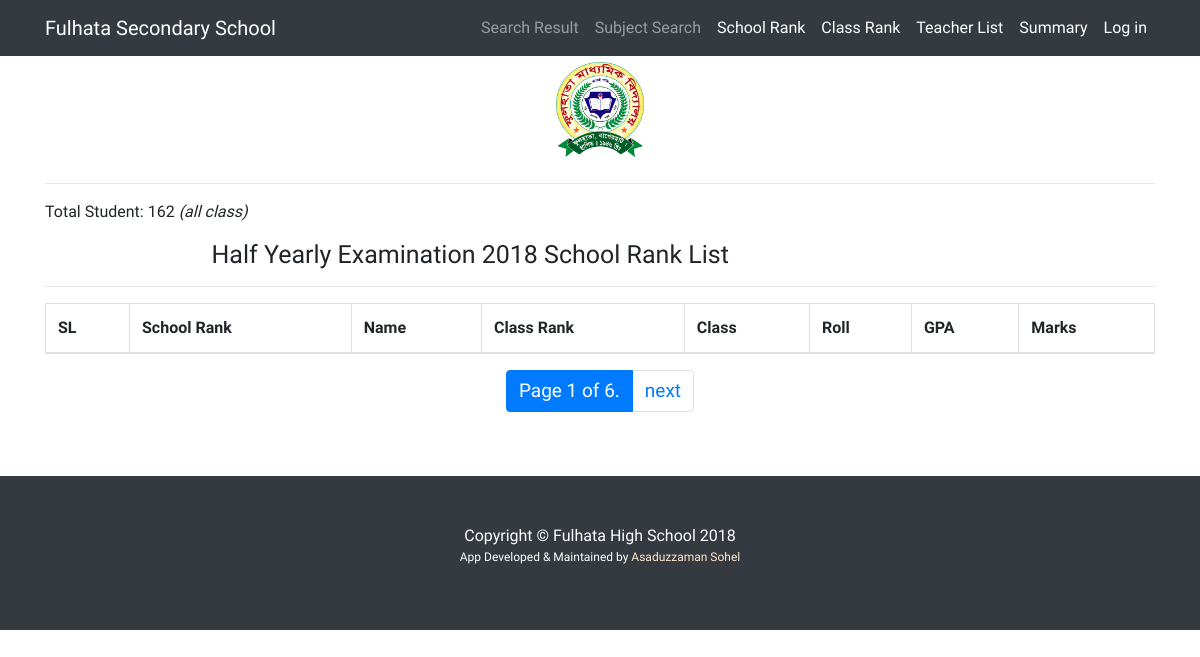
Page /all-school-rank.php/ on the earlier database version.
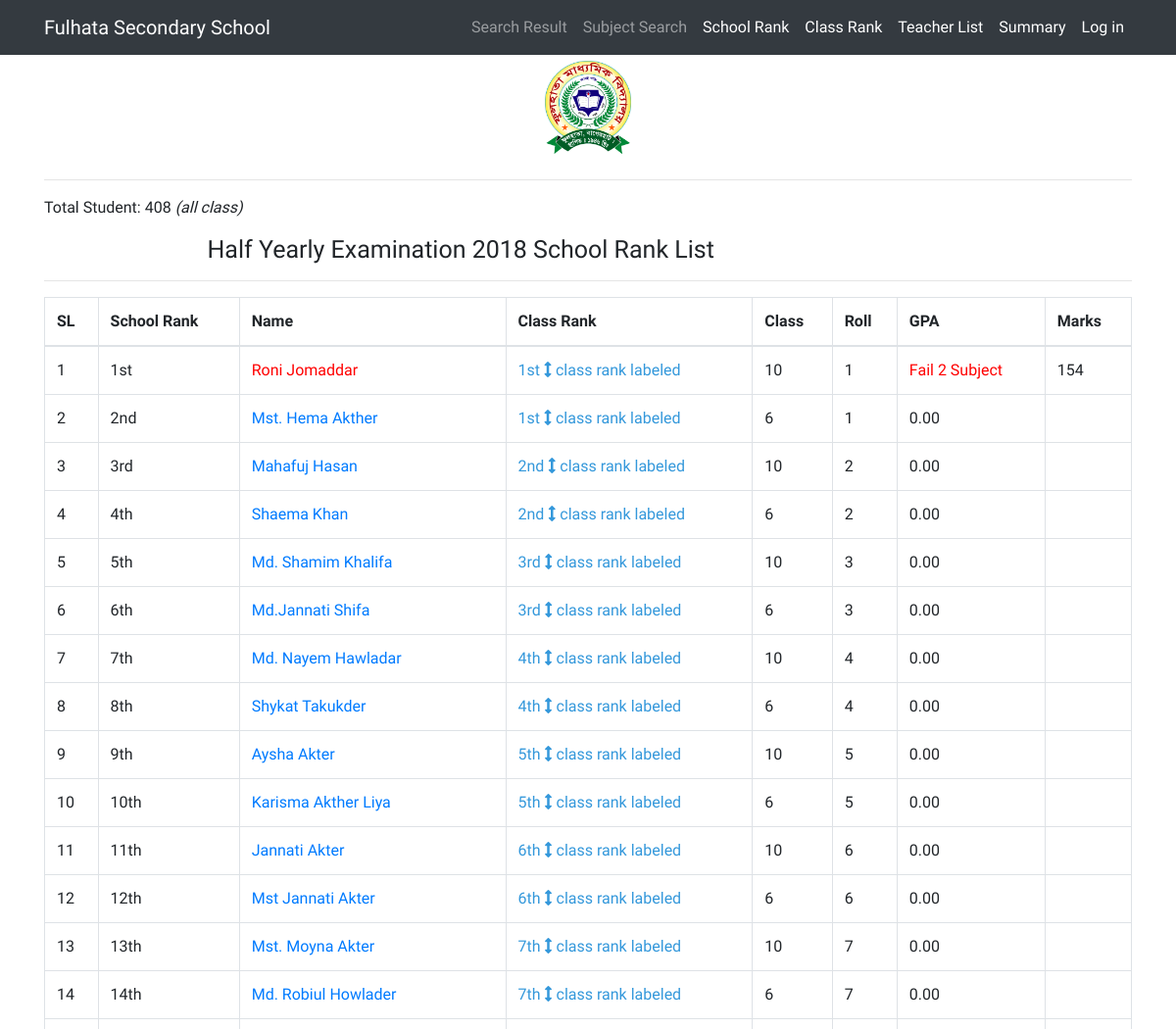
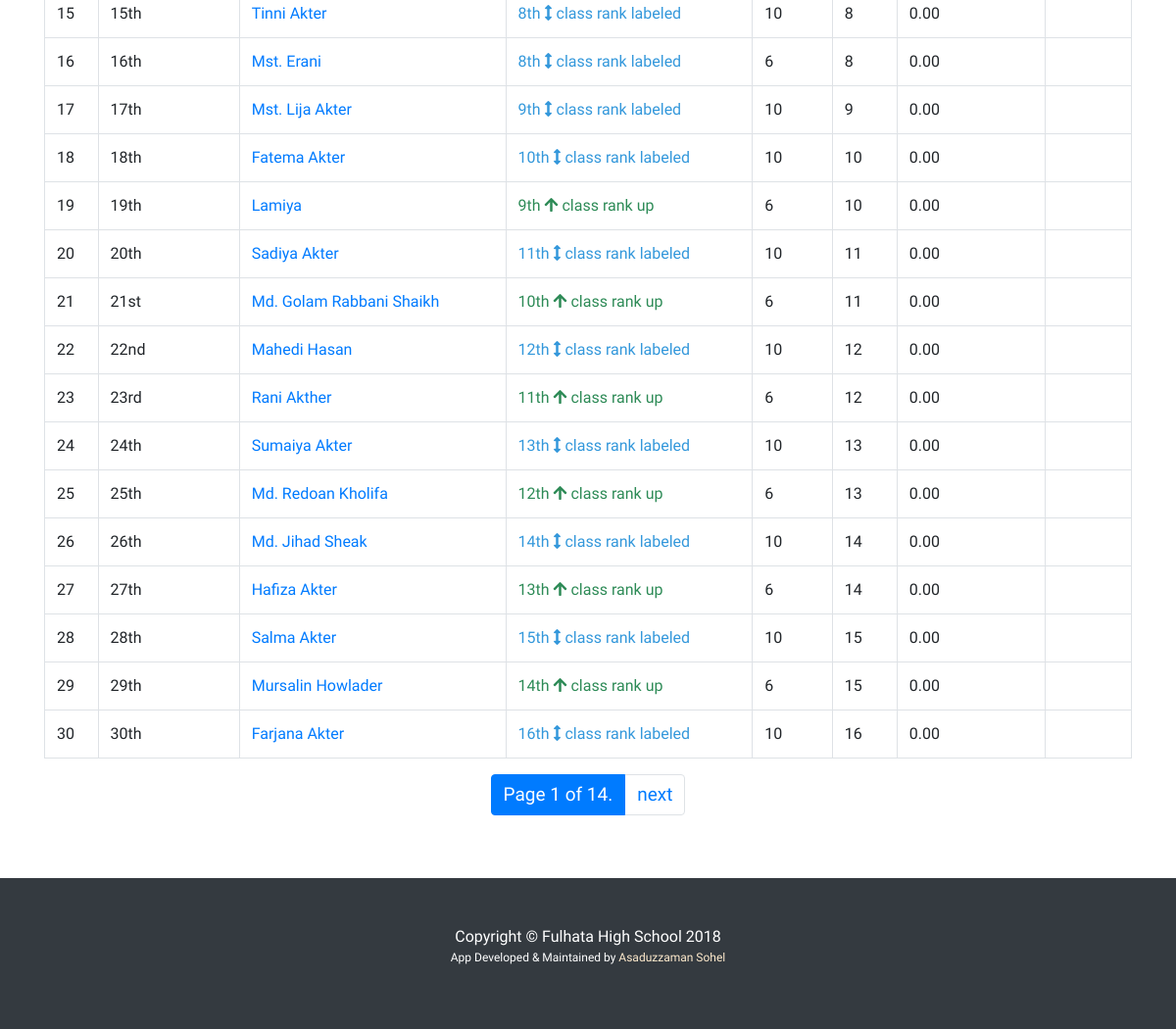
Same page on the later database version (2 pictures, top to bottom).
### results/models.py (models this page shows, shortened)
class Rank(models.Model):
    std = models.ForeignKey(StudentInfo, related_name='std', on_delete=models.CASCADE)
    total_marks = models.DecimalField(
        max_digits=5, decimal_places=2, help_text='Please give proper number', default=0, blank=True, null=True)
    total_gpa = models.DecimalField(
        max_digits=5, decimal_places=2, help_text='Please give proper number', default=0, blank=True, null=True)
    class_rank = models.IntegerField(default=0, blank=True, null=True)
    school_rank=models.IntegerField('All School Rank', default=0, blank=True, null=True)
    class Meta:
            verbose_name = ("Rank")
            verbose_name_plural = ("Rank")
            ordering = ['class_rank']

class StdCommon(models.Model):
    pub_date = models.DateTimeField(auto_now_add=True)
    update_date = models.DateTimeField(auto_now=True)
    class Meta:
        abstract = True

class StudentInfo(StdCommon):
    std_name = models.CharField('Student Name',max_length=100, help_text='Type only student Full Name like as Nazmul Islam or Nazrul Islam', blank=True, null=True)
    std_class = models.CharField('Student Class',max_length=2, choices=STD_CLASS, default=10, help_text='Select a class')
    std_roll = models.IntegerField('Roll Number',help_text='Type Student Roll Number (Only Number)')
    std_group=models.CharField('Group', choices=STD_GROUP, max_length=1, default='G')
    std_gender=models.CharField('Gender', max_length=10, choices=STD_GENDER, default='MALE')
    std_total_marks = models.FloatField('Total Marks', default=0, blank=True, null=True)
    std_gpa = models.CharField('GPA', max_length=50,default='F', blank=True, null=True)
    std_grade_point_total_sum=models.FloatField('Total Avg Number per Subject', blank=True, null=True) # toal grade point sum
    std_grade_point_total_subject_avg = models.FloatField(
        'Total GPA', blank=True, null=True) #avg gradepoint
    std_fail_subject=models.IntegerField('Fail Subject', blank=True, null=True)
    school_rank=models.IntegerField('Student Rank in School',default=0, blank=True, null=True)
    class_rank = models.IntegerField(
        'Student Rank in Class', default=0, blank=True, null=True)
    def __str__(self):
        return self.std_name
    class Meta:
            verbose_name = ("Student Detail")
            verbose_name_plural = ("Student Detail's")
            ordering = ['std_roll']

### results/views.py (the view)
# urls.py: path('all-school-rank.php/',RankListView.as_view() , name='rank'),
class RankListView(ListView):
    model=Rank
    template_name="results/rank_list.html"
    paginate_by = 30
    ordering = ['school_rank','class_rank','-std__std_roll']
    def get_context_data(self, **kwargs):
        context = super(RankListView, self).get_context_data(**kwargs)
        context['credit'] = credit
        context['rank_count'] = Rank.objects.all().count()
        return context

### results/templates/results/rank_list.html (shortened to what this page needs)
{% extends "results/base.html" %}
{% block main_content %}
{% load humanize %}
<div class="row">
    <div class="col-md-12 col-sm-12 col-xs-12 mx-auto ">
        <div class="div">
            <p>Total Student: {{rank_count}} <i>(all class)</i></p>
<h2 class="mx-auto" style="width:70%;font-size:25px">Half Yearly Examination 2018 School Rank List</h2>
            <hr>
            <table class="table table-hover table-bordered">
                <thead>
                    <tr>
                        <th>SL</th>
                        <th>School Rank</th>
                        <th>Name</th>
                        <th>Class Rank</th>
                        <th>Class</th>
                        <th>Roll</th>
                        <th>GPA</th>
                        <th>Marks</th>
                    </tr>
                </thead>
                <tbody>
                    {% for rank in  object_list%}
                        <tr>
                            <td>{{forloop.counter}}</td>
                            <td>{{rank.school_rank |ordinal}}</td>
                            {% if rank.std.std_fail_subject >= 1 %}
                            <td >
                                <a style="color:red" href="{%url 'std_details' rank.std.id%}">{{rank.std}}</a>
                            </td>
                            {% else %}
                            <td>
                                <a href="{%url 'std_details' rank.std.id%}">{{rank.std}}</a>
                            </td>
                            {% endif %}
                            {% if  rank.std.std_roll < rank.class_rank %}
                            <td style="color:red"> {{rank.class_rank|ordinal}}
                                <i class="fas fa-arrow-down"></i> class rank down </td>
                            {% elif rank.std.std_roll > rank.class_rank %}
                            <td style="color:seagreen">
                                {{rank.class_rank|ordinal}}
                                <i class="fas fa-arrow-up"></i> class rank up
                            </td>
                            {% elif rank.std.std_roll == rank.class_rank %}
                            <td style="color:#3498db">
                            {{rank.class_rank |ordinal}}
                            <i class="fas fa-arrows-alt-v"></i> class rank labeled
                            </td>
                            {% endif %}
                            <td>{{rank.std.std_class}}</td>
                            <td>{{rank.std.std_roll}}</td>
                            {% if rank.std.std_fail_subject >= 1 %}
                            <td style="color:red">
                                Fail {{rank.std.std_fail_subject}} Subject
                            </td>
                            {% else %}
                            <td>
                                {{rank.std.std_grade_point_total_subject_avg|floatformat:'2'}}
                            </td>
                            {% endif %}
                            <td>{{rank.std.std_total_marks|floatformat}}</td>
                        </tr>
                     {% endfor %}
                 </tbody>
            </table>
        </div>
    </div>
</div>
{% block pagination %} {% if is_paginated %}
<div class="pagination">
<ul class="pagination mx-auto">
        <li class="page-item active">
<a class="page-link" href="#"> Page {{ page_obj.number }} of {{ page_obj.paginator.num_pages }}.</a>
</li>
        {% if page_obj.has_next %}
        <li class="page-item">
        <a class="page-link" href="{{ request.path }}?page={{ page_obj.next_page_number }}">next</a>
        </li>
        {% endif %}
</ul>
{% endif %} {% endblock %}
{% endblock %}

Differences in the rows shown:
added Rank: school_rank|ordinal "1st", std "Roni Jomaddar", class_rank|ordinal "1st", std.std_class "10", std.std_roll "1", std.std_fail_subject "2", std.std_total_marks "154"
now on this page (row edited): Rank: school_rank|ordinal "2nd", std "Mst. Hema Akther", class_rank|ordinal "1st", std.std_class "6", std.std_roll "1", std.std_grade_point_total_subject_avg "0.00"
added Rank: school_rank|ordinal "3rd", std "Mahafuj Hasan", class_rank|ordinal "2nd", std.std_class "10", std.std_roll "2", std.std_grade_point_total_subject_avg "0.00"
now on this page (row edited): Rank: school_rank|ordinal "4th", std "Shaema Khan", class_rank|ordinal "2nd", std.std_class "6", std.std_roll "2", std.std_grade_point_total_subject_avg "0.00"
added Rank: school_rank|ordinal "5th", std "Md. Shamim Khalifa", class_rank|ordinal "3rd", std.std_class "10", std.std_roll "3", std.std_grade_point_total_subject_avg "0.00"
now on this page (row edited): Rank: school_rank|ordinal "6th", std "Md.Jannati Shifa", class_rank|ordinal "3rd", std.std_class "6", std.std_roll "3", std.std_grade_point_total_subject_avg "0.00"
added Rank: school_rank|ordinal "7th", std "Md. Nayem Hawladar", class_rank|ordinal "4th", std.std_class "10", std.std_roll "4", std.std_grade_point_total_subject_avg "0.00"
now on this page (row edited): Rank: school_rank|ordinal "8th", std "Shykat Takukder", class_rank|ordinal "4th", std.std_class "6", std.std_roll "4", std.std_grade_point_total_subject_avg "0.00"
added Rank: school_rank|ordinal "9th", std "Aysha Akter", class_rank|ordinal "5th", std.std_class "10", std.std_roll "5", std.std_grade_point_total_subject_avg "0.00"
now on this page (row edited): Rank: school_rank|ordinal "10th", std "Karisma Akther Liya", class_rank|ordinal "5th", std.std_class "6", std.std_roll "5", std.std_grade_point_total_subject_avg "0.00"
added Rank: school_rank|ordinal "11th", std "Jannati Akter", class_rank|ordinal "6th", std.std_class "10", std.std_roll "6", std.std_grade_point_total_subject_avg "0.00"
now on this page (row edited): Rank: school_rank|ordinal "12th", std "Mst Jannati Akter", class_rank|ordinal "6th", std.std_class "6", std.std_roll "6", std.std_grade_point_total_subject_avg "0.00"
added Rank: school_rank|ordinal "13th", std "Mst. Moyna Akter", class_rank|ordinal "7th", std.std_class "10", std.std_roll "7", std.std_grade_point_total_subject_avg "0.00"
added Rank: school_rank|ordinal "14th", std "Md. Robiul Howlader", class_rank|ordinal "7th", std.std_class "6", std.std_roll "7", std.std_grade_point_total_subject_avg "0.00"
added Rank: school_rank|ordinal "15th", std "Tinni Akter", class_rank|ordinal "8th", std.std_class "10", std.std_roll "8", std.std_grade_point_total_subject_avg "0.00"
added Rank: school_rank|ordinal "16th", std "Mst. Erani", class_rank|ordinal "8th", std.std_class "6", std.std_roll "8", std.std_grade_point_total_subject_avg "0.00"
added Rank: school_rank|ordinal "17th", std "Mst. Lija Akter", class_rank|ordinal "9th", std.std_class "10", std.std_roll "9", std.std_grade_point_total_subject_avg "0.00"
added Rank: school_rank|ordinal "18th", std "Fatema Akter", class_rank|ordinal "10th", std.std_class "10", std.std_roll "10", std.std_grade_point_total_subject_avg "0.00"
added Rank: school_rank|ordinal "19th", std "Lamiya", class_rank|ordinal "9th", std.std_class "6", std.std_roll "10", std.std_grade_point_total_subject_avg "0.00"
added Rank: school_rank|ordinal "20th", std "Sadiya Akter", class_rank|ordinal "11th", std.std_class "10", std.std_roll "11", std.std_grade_point_total_subject_avg "0.00"
added Rank: school_rank|ordinal "21st", std "Md. Golam Rabbani Shaikh", class_rank|ordinal "10th", std.std_class "6", std.std_roll "11", std.std_grade_point_total_subject_avg "0.00"
added Rank: school_rank|ordinal "22nd", std "Mahedi Hasan", class_rank|ordinal "12th", std.std_class "10", std.std_roll "12", std.std_grade_point_total_subject_avg "0.00"
added Rank: school_rank|ordinal "23rd", std "Rani Akther", class_rank|ordinal "11th", std.std_class "6", std.std_roll "12", std.std_grade_point_total_subject_avg "0.00"
added Rank: school_rank|ordinal "24th", std "Sumaiya Akter", class_rank|ordinal "13th", std.std_class "10", std.std_roll "13", std.std_grade_point_total_subject_avg "0.00"
added Rank: school_rank|ordinal "25th", std "Md. Redoan Kholifa", class_rank|ordinal "12th", std.std_class "6", std.std_roll "13", std.std_grade_point_total_subject_avg "0.00"
added Rank: school_rank|ordinal "26th", std "Md. Jihad Sheak", class_rank|ordinal "14th", std.std_class "10", std.std_roll "14", std.std_grade_point_total_subject_avg "0.00"
added Rank: school_rank|ordinal "27th", std "Hafiza Akter", class_rank|ordinal "13th", std.std_class "6", std.std_roll "14", std.std_grade_point_total_subject_avg "0.00"
added Rank: school_rank|ordinal "28th", std "Salma Akter", class_rank|ordinal "15th", std.std_class "10", std.std_roll "15", std.std_grade_point_total_subject_avg "0.00"
added Rank: school_rank|ordinal "29th", std "Mursalin Howlader", class_rank|ordinal "14th", std.std_class "6", std.std_roll "15", std.std_grade_point_total_subject_avg "0.00"
added Rank: school_rank|ordinal "30th", std "Farjana Akter", class_rank|ordinal "16th", std.std_class "10", std.std_roll "16", std.std_grade_point_total_subject_avg "0.00"
Other differences:
{{ rank_count }}: "162" → "408"
{{ page_obj.paginator.num_pages }}: "6" → "14"
